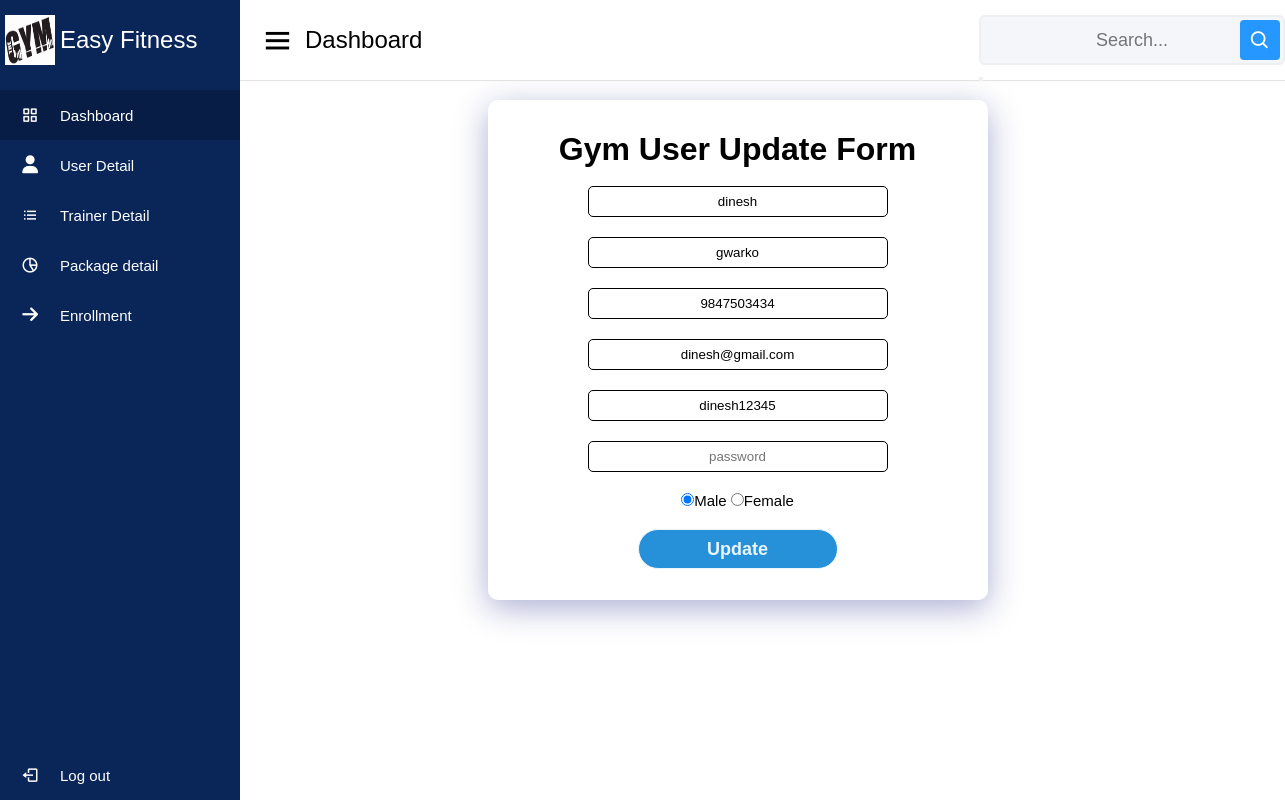
/admin/update_user.php?id=40 (signed in), run on the app's committed database.
### tables this page shows
CREATE TABLE `gym_user` (
  `id` int(11) NOT NULL,
  `name` varchar(50) NOT NULL,
  `address` varchar(50) NOT NULL,
  `phone` varchar(50) NOT NULL,
  `email` varchar(50) NOT NULL,
  `username` varchar(50) NOT NULL,
  `password` varchar(50) NOT NULL,
  `gender` varchar(50) NOT NULL
);

### admin/update_user.php (the view, shortened to what this page needs)
<?php
$id = $_GET['id'];
try {
  $conn = new mysqli('localhost', 'root', '', 'gym');
  $sql = "select * from gym_user where id=$id";
  $res = $conn->query($sql);
  if ($res->num_rows == 1) {
    $user = $res->fetch_assoc();
    extract($user);
  } else {
    die("data not found");
  }
} catch (Exception $e) {
  die('Database  Error : ' . $e->getMessage());
}
?>
<!DOCTYPE html>
<html lang="en">
<head>
</head>
<?php
include("adm.php"); ?>
<body>
  <div class="container">
    <form action="<?php echo $_SERVER['PHP_SELF'] ?>?id=<?php echo $id ?>" method="post" class="form1">
      <h1>Gym User Update Form</h1><br>
      <div class="group">
        <input type="text" name="name" placeholder="Name*" value="<?php echo $name; ?>">
      </div>
      <div class="group">
        <input type="text" name="address" placeholder="Address" value="<?php echo $address; ?>">
      </div>
      <div class="group">
        <input type="text" name="phone" placeholder="Phone" value="<?php echo $phone; ?>">
      </div>
      <div class="group">
        <input type="text" name="email" placeholder="Email" value="<?php echo $email; ?>">
      </div>
      <div class="group">
        <input type="text" name="username" placeholder="username" value="<?php echo $username; ?>">
      </div>
      <div class="group">
        <input type="text" name="password" placeholder="password">
      </div>
      <?php
      if ($user['gender'] == "Male") { ?>
        <div class="group">
          <input type="radio" name="gender" value="Male" checked>Male
          <input type="radio" name="gender" value="Female">Female
        </div>
      <?php } ?>
      <div class="btn" id="">
        <button name="btnUpdate" value="Update">Update</button><br>
      </div>
    </form>
  </div>
</body>
</html>

### admin/update_user.php (style rules this page uses)
h1, p { text-align: center; }
* { margin: 0; padding: 0; box-sizing: border-box; }
.container { height: 100vh; width: 1075px; margin-left: 200px; display: flex; justify-content: center; }
.form1 { height: 500px; width: 500px; margin-top: 100px; background: rgba(255, 255, 255, 0.35); box-shadow: 0 8px 32px 0 rgba(31, 38, 135, 0.37); backdrop-filter: blur(5px); -webkit-backdrop-filter: blur(5px); display: flex; flex-direction: column; justify-content: center; padding: 10px; align-items: center; border-radius: 10px; }
.group { margin-bottom: 20px; font-size: 15px; }
input[type=text] { padding: 7px; width: 300px; border-radius: 5px; border: 1px solid black; text-align: center; display: flex; }
.btn button { width: 200px; height: 40px; border: 1px solid; background: #2691d9; border-radius: 20px; font-size: 18px; color: #e9f4fb; font-weight: 700; cursor: pointer; outline: none; }

### admin/adm.php (style rules this page uses)
* { margin: 0; padding: 0; box-sizing: border-box; font-family: 'Poppins', sans-serif; }

### data on the page
gym_user: name "dinesh", address "gwarko", phone "9847503434", email "dinesh@gmail.com", username "dinesh12345"
